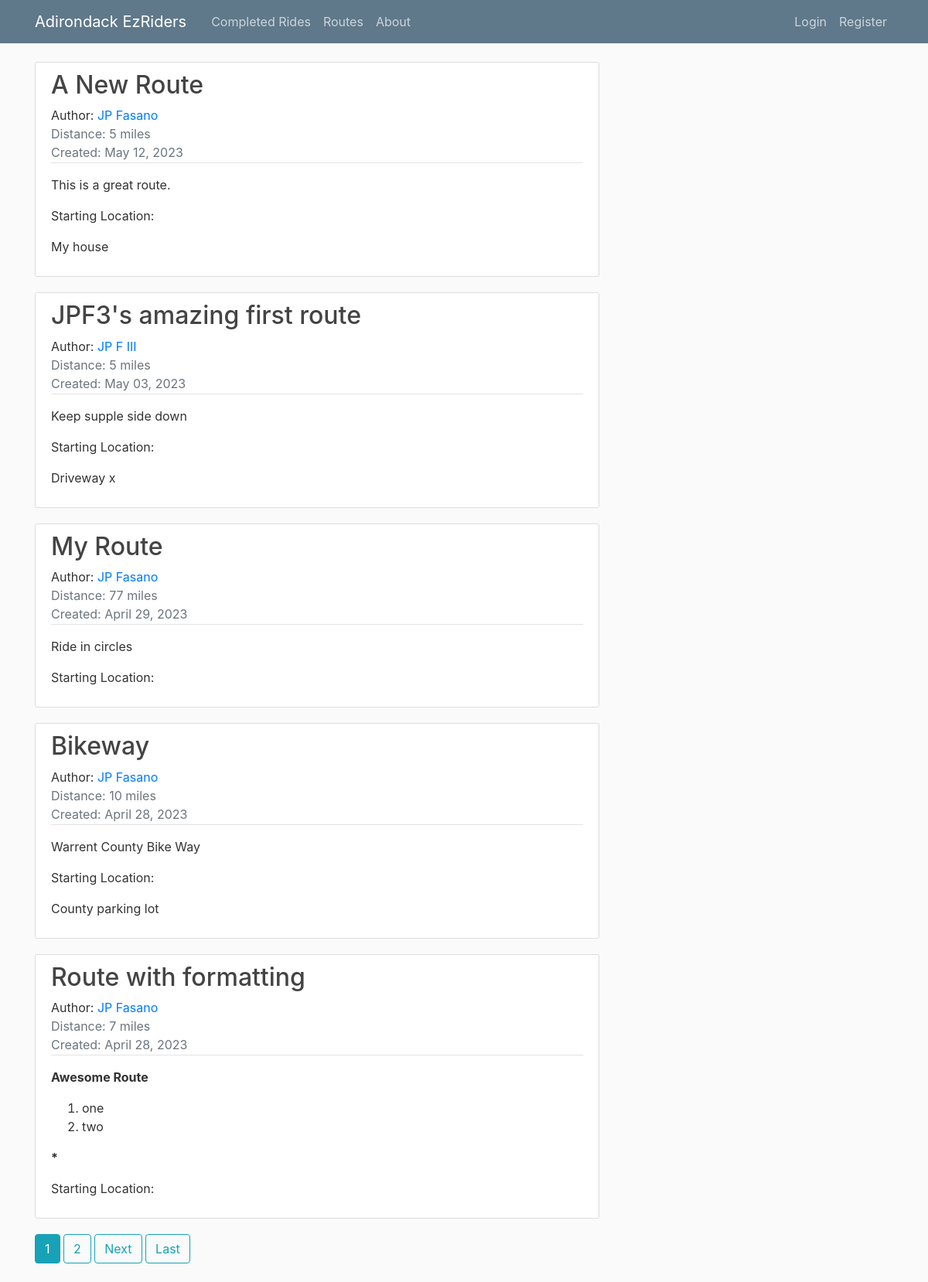
The app's page /routes/ with its own data.
### routes/models.py (models this page shows, shortened)
class Route(models.Model):
    route_name = models.CharField(max_length=100)
    description = RichTextField(blank=True, null=True)
    date_posted = models.DateTimeField(default=timezone.now)
    distance = models.PositiveSmallIntegerField()
    start_location = RichTextField(blank=True, null=True)
    author = models.ForeignKey(User, blank=True, null=True, on_delete=models.SET_NULL)

### routes/views.py (the view)
# urls.py: path('', RoutesListView.as_view(), name='routes'),
class RoutesListView(ListView):
    model = Route
    template_name = 'routes/routes.html'  # <app>/<model>_<viewtype>.html
    context_object_name = 'routes'
    ordering = ['-date_posted']  # Newest to oldest
    paginate_by = 5

### routes/templates/routes/routes.html (shortened to what this page needs)
{% extends "base.html" %}
{% block content %}
    {% for route in routes %}
        <article class="media content-section">
          <div class="media-body">
            <h2><a class="article-title" href="{% url 'route-detail' route.id %}">{{ route.route_name }}</a></h2>
            <div class="article-metadata">
              Author:
                <a class="mr-2" href="{% url 'user-routes' route.author.username  %}">
                    {{ route.author.first_name }} {{ route.author.last_name }}
                </a>
              <div class="text-muted">Distance: {{  route.distance }} miles</div>
              <div class="text-muted">Created: {{ route.date_posted|date:"F d, Y" }}</div>
            </div>
            <p class="article-content">{{ route.description|safe }}</p>
            <p class="article-content">Starting Location: {{ route.start_location|safe }}</p>
          </div>
        </article>
    {% endfor %}
    {% if is_paginated %}
        {% for num in page_obj.paginator.page_range %}
            {% if page_obj.number == num %}
                <a class="btn btn-info mb-4" href="?page={{ num }}">{{ num }}</a>
            {% elif num > page_obj.number|add:'-3' or num < page_obj.number|add:'3'%}
                <a class="btn btn-outline-info mb-4" href="?page={{ num }}">{{ num }}</a>
            {% endif %}
        {% endfor %}
        {% if page_obj.has_next %}
            <a class="btn btn-outline-info mb-4" href="?page={{ page_obj.next_page_number }}">Next</a>
            <a class="btn btn-outline-info mb-4" href="?page={{ page_obj.paginator.num_pages }}">Last</a>
        {% endif %}
    {% endif %}
{% endblock content %}

### templates/base.html (shortened to what this page needs)
{% load static %}
<!DOCTYPE html>
<html>
<head>
    <link rel="stylesheet" href="https://maxcdn.bootstrapcdn.com/bootstrap/4.0.0/css/bootstrap.min.css">
    <link rel="stylesheet" type="text/css" href="{% static 'main.css' %}">
</head>
<body>
    <header class="site-header">
      <nav class="navbar navbar-expand-md navbar-dark bg-steel fixed-top">
        <div class="container">
          <a class="navbar-brand mr-4" href="{% url 'home' %}">Adirondack EzRiders</a>
          <div class="collapse navbar-collapse" id="navbarToggle">
            <div class="navbar-nav mr-auto">
              <a class="nav-item nav-link" href="{% url 'completed-rides' %}">Completed Rides</a>
              <a class="nav-item nav-link" href="{% url 'routes' %}">Routes</a>
              <a class="nav-item nav-link" href="{% url 'routes-about' %}">About</a>
            </div>
            <div class="navbar-nav">
              {% if user.is_authenticated %}
                  <a class="nav-item nav-link" href="{% url 'profile' %}">Profile</a>
                  <a class="nav-item nav-link" href="{% url 'ride-create' %}">Schedule a Ride</a>
                  <a class="nav-item nav-link" href="{% url 'route-create' %}">Create a Route</a>
                  <a class="nav-item nav-link" href="{% url 'logout' %}">Logout</a>
              {% else %}
                  <a class="nav-item nav-link" href="{% url 'login' %}">Login</a>
                  <a class="nav-item nav-link" href="{% url 'register' %}">Register</a>
              {% endif %}
            </div>
          </div>
        </div>
      </nav>
    </header>
    <main role="main" class="container">
      <div class="row">
        <div class="col-md-8">
          {% block content %}{% endblock %}
        </div>
      </div>
    </main>
</body>
</html>

### djangoProject/static/main.css (style rules this page uses)
body { background: #fafafa; color: #333333; margin-top: 5rem; }
h1, h2, h3, h4, h5, h6 { color: #444444; }
.bg-steel { background-color: #5f788a; }
.site-header .navbar-nav .nav-link { color: #cbd5db; }
.content-section { background: #ffffff; padding: 10px 20px; border: 1px solid #dddddd; border-radius: 3px; margin-bottom: 20px; }
.article-title { color: #444444; }
.article-content { white-space: pre-line; }
.article-metadata { padding-bottom: 1px; margin-bottom: 4px; border-bottom: 1px solid #e3e3e3 }

### records on screen
Route: route_name "A New Route", author.first_name "JP", author.last_name "Fasano", distance "5", date_posted "May 12, 2023", description "This is a great route.", start_location "My house"
Route: route_name "JPF3's amazing first route", author.first_name "JP", author.last_name "F III", distance "5", date_posted "May 03, 2023", description "Keep supple side down", start_location "Driveway x"
Route: route_name "My Route", author.first_name "JP", author.last_name "Fasano", distance "77", date_posted "April 29, 2023", description "Ride in circles"
Route: route_name "Bikeway", author.first_name "JP", author.last_name "Fasano", distance "10", date_posted "April 28, 2023", description "Warrent County Bike Way", start_location "County parking lot"
Route: route_name "Route with formatting", author.first_name "JP", author.last_name "Fasano", distance "7", date_posted "April 28, 2023", description "Awesome Route one two *"

### other values on screen
{{ num }} "1"
{{ num }} "2"
